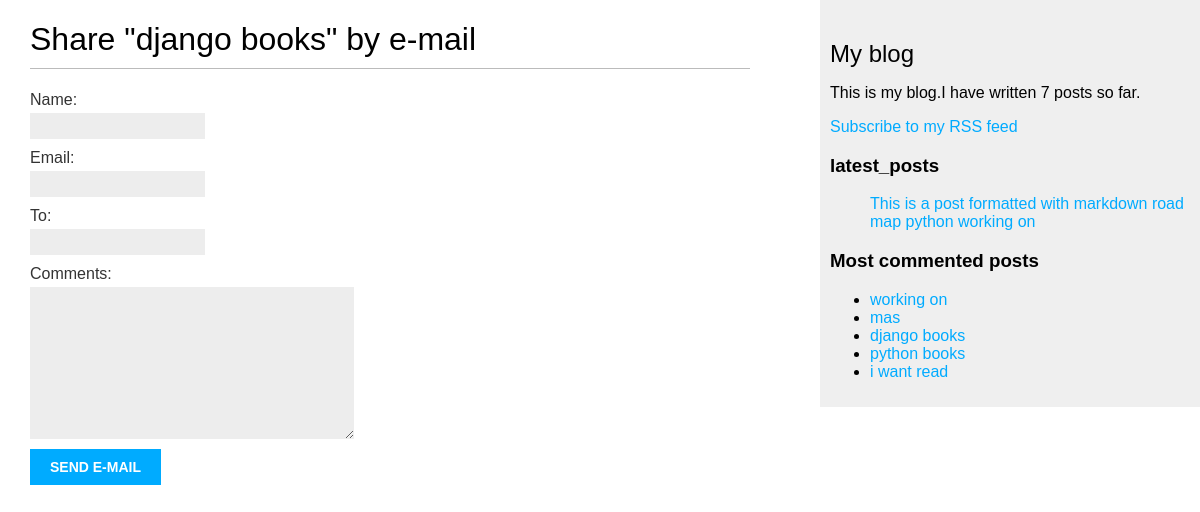
/blog/4/share/, run on the app's committed database.
### blog/models.py (models this page shows, shortened)
class Post(models.Model):
    STATUS_CHOICES = (
      ('draft', 'Draft'),
      ('published', 'Published'),
    )
    title = models.CharField(max_length=250)
    slug = models.SlugField(max_length=250,
                           unique_for_date='publish')
    author = models.ForeignKey(User, on_delete=models.CASCADE,
                               related_name='blog_posts')
    body = models.TextField()
    publish = models.DateTimeField(default=timezone.now)
    created = models.DateTimeField(auto_now_add=True)
    updated = models.DateTimeField(auto_now=True)
    status = models.CharField(max_length=10,
                              choices=STATUS_CHOICES,
                              default='draft')
    objects = models.Manager()  # The default manager.
    published = PublishedManager()  # Our custom manager.
    tags = TaggableManager()
    class Meta:
      ordering = ('-publish',)
    def get_absolute_url(self):
        return reverse('blog:post_detail',
                   args=[self.publish.year,
                        self.publish.month,
              self.publish.day, self.slug])

### blog/views.py (the view)
# urls.py: path('<int:post_id>/share/',post_share, name='post_share'),
def post_share(request, post_id):
    post = get_object_or_404(Post, id=post_id, status='published')
    send = False
    if request.method == 'POST':
        form = EmailPostForm(request.POST)
        if form.is_valid():
           cd = form.cleaned_data
           post_url = request.build_absolute_uri(post.get_absolute_url())
           subject = f"{cd['name']} recommends you read" f"{post.title}"
           message =f"Read {post.title} at {post_url}\n\n" \
               f"{cd['name']}\'s comments: {cd['comments']}"
           send_mail(subject, message, 'admin@myblog.com', [cd['to']])
           send = True
    else:
        form = EmailPostForm()
    return render(request, 'blog/post/share.html', {'post': post, 'form': form, 'send':send})

### blog/forms.py
class EmailPostForm(forms.Form):
  name = forms.CharField(max_length=25)
  email = forms.EmailField()
  to = forms.EmailField()
  comments = forms.CharField(required=False,
                             widget=forms.Textarea)

### blog/models.py (called while the page is built)
      def get_queryset(self):
          return super(PublishedManager, self).get_queryset() \
                                       .filter(status='published')

### blog/templatetags/blog_tags.py (called while the page is built)
@register.simple_tag
def total_posts():
  return Post.published.count()

@register.inclusion_tag('blog/post/latest_posts.html')
def show_latest_posts(count=5):
  latest_posts = Post.published.order_by('-publish')[:count]
  return {'latest_posts':latest_posts}

@register.simple_tag
def get_most_commented_posts(count=5):
  return Post.published.annotate(
    total_comments=Count('comments')
  ).order_by('-total_comments')[:count]

### blog/templates/blog/post/share.html (shortened to what this page needs)
{% extends 'blog/base.html' %}
{% block content %}
  {% if sent %}
    <h1>E-mail successfully sent </h1>
    <p>
        "{{ post.title }}" was successfuly sent to {{ from.cleaned_data.to }} .
    </p>
  {% else %}
     <h1>Share "{{ post.title }}" by e-mail </h1>
     <form method="post">
      {{ form.as_p }}
      <input type="submit" value="Send e-mail">
     </form>
  {% endif %}
{% endblock content %}

### blog/templates/blog/base.html (shortened to what this page needs)
{% load blog_tags %}
{% load static %}
<!DOCTYPE html>
<html>
<head>
 <link href="{% static "css/blog.css" %}" rel="stylesheet">
</head>
<body>
 <div id="content">
 {% block content %}
 {% endblock %}
 </div>
 <div id="sidebar">
 <h2>My blog</h2>
 <p>This is my blog.I have written {% total_posts %} posts so far. </p>
 <p>
  <a href="{% url 'blog:post_feed' %}">Subscribe to my RSS feed </a>
 </p>
 <h3>latest_posts</h3>
 {% show_latest_posts  3 %}
 <h3>Most commented posts</h3>
 {% get_most_commented_posts as most_commented %}
 <ul>
  {% for post  in most_commented %}
  <li>
    <a href="{{ post.get_absolute_url }}">{{ post.title }}</a>
  </li>
  {% endfor %}
 </ul>
 </div>
</body>
</html>

### blog/templates/blog/post/latest_posts.html
<ul>
  {% for post in latest_posts %}
    <a href="{{ post.get_absolute_url }}">{{ post.title }}</a>
  {% endfor %}
</ul>

### blog/static/css/blog.css (style rules this page uses)
body { margin:0; padding:0; font-family:helvetica, sans-serif; }
a { color:#00abff; text-decoration:none; }
h1 { font-weight:normal; border-bottom:1px solid #bbb; padding:0 0 10px 0; }
h2 { font-weight:normal; margin:30px 0 0; }
#content { float:left; width:60%; padding:0 0 0 30px; }
#sidebar { float:right; width:30%; padding:10px; background:#efefef; height:100%; }
label { float:left; clear:both; color:#333; margin-bottom:4px; }
input, textarea { clear:both; float:left; margin:0 0 10px; background:#ededed; border:0; padding:6px 10px; font-size:12px; }
input[type=submit] { font-weight:bold; background:#00abff; color:#fff; padding:10px 20px; font-size:14px; text-transform:uppercase; }

### data on the page
Post: title "django books"
Post: title "This is a post formatted with markdown"
Post: title "road map python"
Post: title "working on"
Post: title "mas"
Post: title "python books"
Post: title "i want read"
